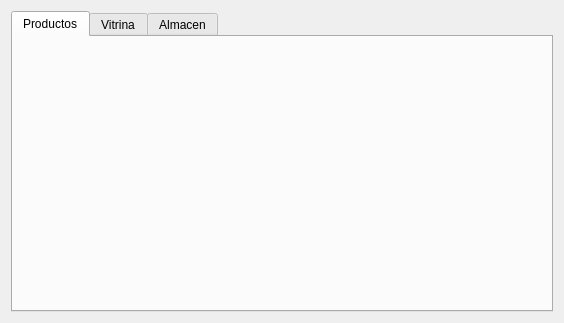
<?xml version="1.0" encoding="UTF-8"?>
<ui version="4.0">
 <class>ui_busca_producto</class>
 <widget class="QWidget" name="ui_busca_producto">
  <property name="geometry">
   <rect>
    <x>0</x>
    <y>0</y>
    <width>564</width>
    <height>323</height>
   </rect>
  </property>
  <property name="windowTitle">
   <string>Form</string>
  </property>
  <layout class="QGridLayout" name="gridLayout">
   <item row="0" column="0">
    <widget class="QTabWidget" name="tabWidget">
     <property name="currentIndex">
      <number>0</number>
     </property>
     <widget class="QWidget" name="tab_productos">
      <attribute name="icon">
       <iconset resource="../Icons/Icons.qrc">
        <normaloff>:/Icons/file-roller.png</normaloff>:/Icons/file-roller.png</iconset>
      </attribute>
      <attribute name="title">
       <string>Productos</string>
      </attribute>
     </widget>
     <widget class="QWidget" name="tab_vitrina">
      <attribute name="icon">
       <iconset resource="../Icons/Icons.qrc">
        <normaloff>:/Icons/inventory-maintenance.png</normaloff>:/Icons/inventory-maintenance.png</iconset>
      </attribute>
      <attribute name="title">
       <string>Vitrina</string>
      </attribute>
     </widget>
     <widget class="QWidget" name="tab_almacen">
      <attribute name="icon">
       <iconset resource="../Icons/Icons.qrc">
        <normaloff>:/Icons/1354339097_localbusiness-y.png</normaloff>:/Icons/1354339097_localbusiness-y.png</iconset>
      </attribute>
      <attribute name="title">
       <string>Almacen</string>
      </attribute>
     </widget>
    </widget>
   </item>
  </layout>
 </widget>
 <resources>
  <include location="../Icons/Icons.qrc"/>
 </resources>
 <connections/>
</ui>
